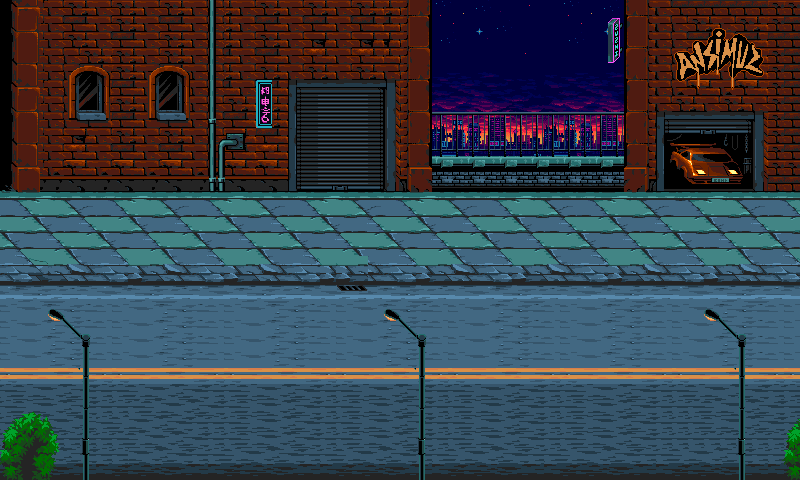

A level layout from a 2D game, rendered from its tile map. Below: a short description, then the map file with tile-grid data replaced by summaries:
An orthogonal 50x30 tile map with 16x16 px tiles, 6 tile layers (suelo b, Fondo, buildings fondo, tree, ...), 2 hidden layers not drawn, 8 tilesets and 1 object (player).

<map version="1.10" tiledversion="1.10.2" orientation="orthogonal" renderorder="right-down" width="50" height="30" tilewidth="16" tileheight="16" infinite="0" nextlayerid="11" nextobjectid="2">
 <tileset firstgid="1" source="tileset.tsx" />
 <tileset firstgid="817" source="buildings-bg.tsx" />
 <tileset firstgid="880" source="fondo2.tsx" />
 <tileset firstgid="1000" source="banner-neon-1.tsx" />
 <tileset firstgid="1003" source="fore.tsx" />
 <tileset firstgid="1111" source="ethereum-1.tsx" />
 <tileset firstgid="1116" source="barrel.tsx" />
 <tileset firstgid="1127" source="sushi-1.tsx" />
 <layer id="6" name="suelo b" width="50" height="30">
  <data>[1500 cells, 900 non-empty, 69 distinct tile ids]</data>
 </layer>
 <layer id="4" name="Fondo" width="50" height="30">
  <data>[1500 cells, 500 non-empty, 80 distinct tile ids]</data>
 </layer>
 <layer id="2" name="buildings fondo" width="50" height="30">
  <data>[1500 cells, 233 non-empty, 63 distinct tile ids]</data>
 </layer>
 <layer id="5" name="buildings" width="50" height="30" visible="0">
  <data>[1500 cells, 42 non-empty, 42 distinct tile ids]</data>
 </layer>
 <layer id="1" name="Suelo" width="50" height="30" visible="0">
  <data>[1500 cells, 450 non-empty, 63 distinct tile ids]</data>
 </layer>
 <layer id="8" name="tree" width="50" height="30">
  <data>[1500 cells, 153 non-empty, 71 distinct tile ids]</data>
 </layer>
 <layer id="9" name="props" width="50" height="30">
  <data>[1500 cells, 7 non-empty, 7 distinct tile ids]</data>
 </layer>
 <layer id="7" name="buidings" width="50" height="30">
  <data>[1500 cells, 528 non-empty, 210 distinct tile ids]</data>
 </layer>
 <objectgroup id="10" name="Capa de Objetos 1">
  <object id="1" name="Player" type="player" x="78.6667" y="265.333">
   <point />
  </object>
 </objectgroup>
</map>
